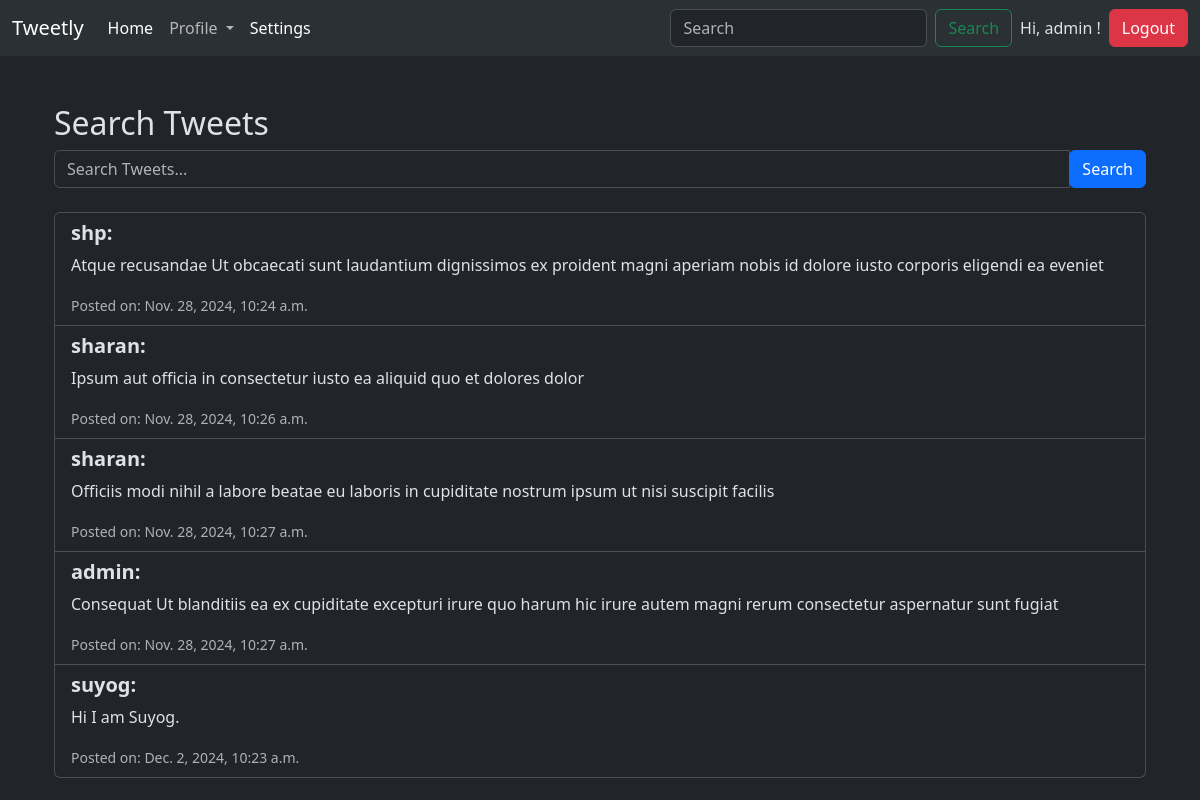
Page /tweet/search/ (signed in) on the committed database.
### tweet/models.py (models this page shows, shortened)
class Tweet(models.Model):
    user = models.ForeignKey(User, on_delete=models.CASCADE)
    text = models.TextField(max_length=240)
    photo = models.ImageField(upload_to='photos/', blank=True, null=True)
    created_at = models.DateTimeField(auto_now_add=True)
    updated_at = models.DateTimeField(auto_now=True)

### tweet/views.py (the view)
# urls.py: path('search/', views.tweets_search, name='tweets_search'),
def tweets_search(request):
    query = request.GET.get('q', '')  # Get the search query from the URL (default is an empty string)
    tweets = Tweet.objects.all()
    if query:
        tweets = tweets.filter(
            Q(text__icontains=query)
        )
    form = SearchForm()
    return render(request, 'tweet_search.html', {'form': form, 'tweets': tweets})

### tweet/forms.py
class SearchForm(forms.Form):
    query = forms.CharField(label='Search', max_length=100)

### tweet/templates/tweet_search.html
{% extends "layout.html" %} {% block content %}
<div class="container mt-5">
  <h2>Search Tweets</h2>
  <form method="get" action="{% url 'tweets_search' %}" class="mb-4">
    <div class="input-group">
      <input
        type="text"
        name="q"
        value="{{ request.GET.q }}"
        class="form-control"
        placeholder="Search Tweets..."
        aria-label="Search"
      />
      <div class="input-group-append">
        <button type="submit" class="btn btn-primary">Search</button>
      </div>
    </div>
  </form>
  {% if tweets %}
  <ul class="list-group">
    {% for tweet in tweets %}
    <li class="list-group-item">
      <h5><strong>{{ tweet.user }}:</strong></h5>
      <p>{{ tweet.text }}</p>
      <small class="text-muted">Posted on: {{ tweet.created_at }}</small>
    </li>
    {% endfor %}
  </ul>
  {% else %}
  <p class="alert alert-info">No tweets found.</p>
  {% endif %}
</div>
{% endblock content %}

### templates/layout.html (shortened to what this page needs)
{% load static %}
<!DOCTYPE html>
<html lang="en" data-bs-theme="dark">
  <head>
    <link
      href="https://cdn.jsdelivr.net/npm/bootstrap@5.3.3/dist/css/bootstrap.min.css"
      rel="stylesheet"
    />
  </head>
  <body>
    <nav class="navbar navbar-expand-lg bg-body-tertiary">
      <div class="container-fluid">
        <a class="navbar-brand" href="{% url 'tweet_list'%}">Tweetly</a>
        <div class="collapse navbar-collapse" id="navbarSupportedContent">
          <ul class="navbar-nav me-auto mb-2 mb-lg-0">
            <li class="nav-item">
              <a
                class="nav-link active"
                aria-current="page"
                href="{% url 'tweet_list'%}"
                >Home</a
              >
            </li>
            <li class="nav-item dropdown">
              <a
                class="nav-link dropdown-toggle"
                href="#"
                role="button"
                data-bs-toggle="dropdown"
                aria-expanded="false"
              >
                Profile
              </a>
            </li>
            <li class="nav-item">
              <a
                class="nav-link active"
                aria-current="page"
                href="{% url 'tweet_list'%}"
                >Settings</a
              >
            </li>
          </ul>
          <form
            class="d-flex"
            role="search"
            method="get"
            action="{% url 'tweets_search' %}"
          >
            <input
              class="form-control me-2"
              type="search"
              name="q"
              placeholder="Search"
              aria-label="Search"
              value="{{ request.GET.q }}"
            />
            <button class="btn btn-outline-success" type="submit">
              Search
            </button>
          </form>
           {% if user.is_authenticated %}
          <a class="nav-link mx-2" href="{% url 'user_profile' %}"
            >Hi, {{user.username}} !</a
          >
          <form action="{% url 'logout' %}" method="POST">
            <button class="btn btn-danger" type="submit">Logout</button>
          </form>
          {% else %}
          <a href="{% url 'register'%}" class="btn btn-primary mx-2"
            >Register</a
          >
          <a href="{% url 'login'%}" class="btn btn-success mx-2">Login</a>
          {% endif %}
        </div>
      </div>
    </nav>
    <div class="container">
      {% block content %}{% endblock content %}
    </div>
  </body>
</html>

### rows in the picture
Tweet: user "shp", text "Atque recusandae Ut obcaecati sunt laudantium dignissimos ex proident magni aperiam nobis id dolore iusto corporis eligendi ea eveniet", created_at "Nov. 28, 2024, 10:24 a.m."
Tweet: user "sharan", text "Ipsum aut officia in consectetur iusto ea aliquid quo et dolores dolor", created_at "Nov. 28, 2024, 10:26 a.m."
Tweet: user "sharan", text "Officiis modi nihil a labore beatae eu laboris in cupiditate nostrum ipsum ut nisi suscipit facilis", created_at "Nov. 28, 2024, 10:27 a.m."
Tweet: user "admin", text "Consequat Ut blanditiis ea ex cupiditate excepturi irure quo harum hic irure autem magni rerum consectetur aspernatur sunt fugiat", created_at "Nov. 28, 2024, 10:27 a.m."
Tweet: user "suyog", text "Hi I am Suyog.", created_at "Dec. 2, 2024, 10:23 a.m."

### other values in the picture
{{ user.username }} "admin"
